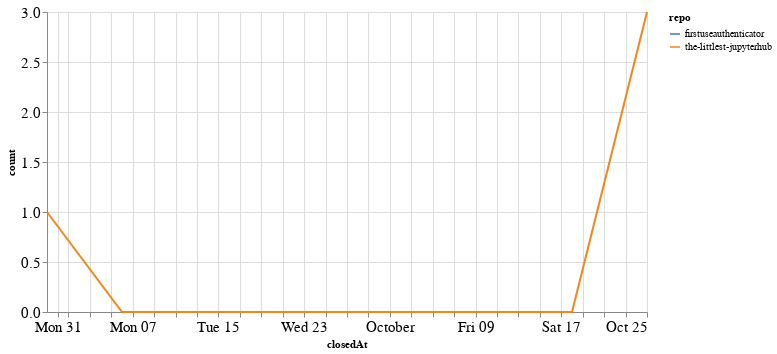

The cell this chart's notebook holds for it:
### Code cell
closed_by_time = closed_by.groupby('repo').resample('W', on='closedAt').count()['author'].reset_index()
closed_by_time = closed_by_time.rename(columns={'author': 'count'})

alt.Chart(closed_by_time, width=600).mark_line().encode(
    x='closedAt',
    y='count',
    color='repo',
    tooltip="repo"
)

### Figure 1 — Vega-Lite specification as saved in the notebook (floating-point values rounded to 4 significant figures)
{"config": {"axisLeft": {"labelFontSize": 15}, "axisBottom": {"labelFontSize": 15}}, "data": {"name": "data-ae750c84fcbd08bb29fb2624bb1d9a38"}, "mark": "line", "encoding": {"color": {"type": "nominal", "field": "repo"}, "tooltip": {"type": "nominal", "field": "repo"}, "x": {"type": "temporal", "field": "closedAt"}, "y": {"type": "quantitative", "field": "count"}}, "width": 600, "$schema": "https://vega.github.io/schema/vega-lite/v4.8.1.json", "datasets": {"data-ae750c84fcbd08bb29fb2624bb1d9a38": [{"repo": "firstuseauthenticator", "closedAt": "2020-10-11T00:00:00", "count": 1}, {"repo": "the-littlest-jupyterhub", "closedAt": "2020-08-30T00:00:00", "count": 1}, {"repo": "the-littlest-jupyterhub", "closedAt": "2020-09-06T00:00:00", "count": 0}, {"repo": "the-littlest-jupyterhub", "closedAt": "2020-09-13T00:00:00", "count": 0}, {"repo": "the-littlest-jupyterhub", "closedAt": "2020-09-20T00:00:00", "count": 0}, {"repo": "the-littlest-jupyterhub", "closedAt": "2020-09-27T00:00:00", "count": 0}, {"repo": "the-littlest-jupyterhub", "closedAt": "2020-10-04T00:00:00", "count": 0}, {"repo": "the-littlest-jupyterhub", "closedAt": "2020-10-11T00:00:00", "count": 0}, {"repo": "the-littlest-jupyterhub", "closedAt": "2020-10-18T00:00:00", "count": 0}, {"repo": "the-littlest-jupyterhub", "closedAt": "2020-10-25T00:00:00", "count": 3}]}}
